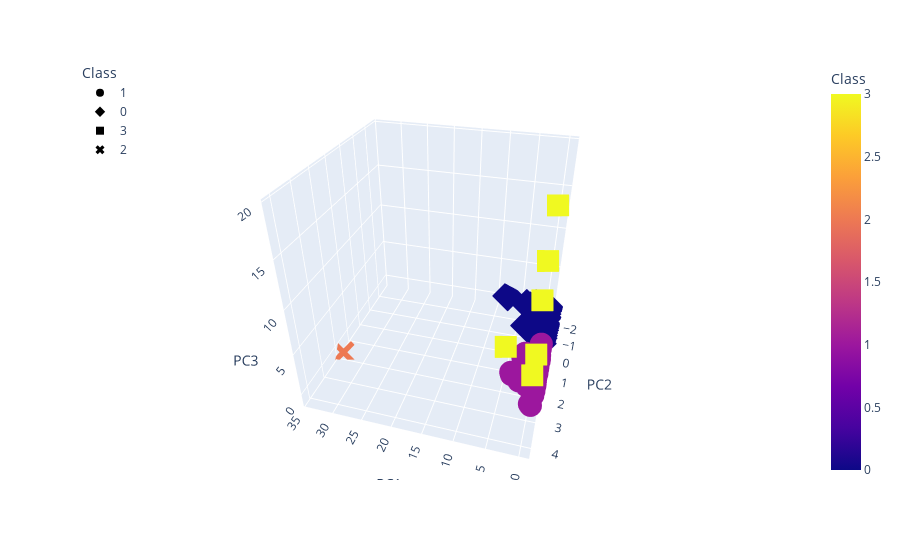

Notebook code for this chart:
### Markdown cell above
### Visualizing Results

#### 3D-Scatter with Clusters

### Code cell
# Create a 3D-Scatter with the PCA data and the clusters
fig = px.scatter_3d(clustered_df, x="PC1", y="PC2", z="PC3", color="Class", symbol="Class", width=800)
fig.update_layout(legend=dict(x=0, y=1))
fig.show()

### Figure 1 — Plotly figure (JSON) as saved in the notebook; plotly's stock layout.template omitted (floating-point values rounded to 4 significant figures; data arrays with more than 128 entries replaced by an {"elided": "..."} marker saying what was removed)
{"data": [{"hovertemplate": "Class=%{marker.color}<br>PC1=%{x}<br>PC2=%{y}<br>PC3=%{z}<extra></extra>", "legendgroup": "1", "marker": {"color": {"elided": "286 int values"}, "coloraxis": "coloraxis", "symbol": "circle"}, "mode": "markers", "name": "1", "scene": "scene", "showlegend": true, "type": "scatter3d", "x": {"elided": "286 float values"}, "y": {"elided": "286 float values"}, "z": {"elided": "286 float values"}}, {"hovertemplate": "Class=%{marker.color}<br>PC1=%{x}<br>PC2=%{y}<br>PC3=%{z}<extra></extra>", "legendgroup": "0", "marker": {"color": {"elided": "239 int values"}, "coloraxis": "coloraxis", "symbol": "diamond"}, "mode": "markers", "name": "0", "scene": "scene", "showlegend": true, "type": "scatter3d", "x": {"elided": "239 float values"}, "y": {"elided": "239 float values"}, "z": {"elided": "239 float values"}}, {"hovertemplate": "Class=%{marker.color}<br>PC1=%{x}<br>PC2=%{y}<br>PC3=%{z}<extra></extra>", "legendgroup": "3", "marker": {"color": [3, 3, 3, 3, 3, 3], "coloraxis": "coloraxis", "symbol": "square"}, "mode": "markers", "name": "3", "scene": "scene", "showlegend": true, "type": "scatter3d", "x": [4.4, -0.1913, -0.348, -0.3761, -0.4112, -0.338], "y": [2.632, 3.187, 3.586, 3.569, 2.234, 4.163], "z": [5.953, 12.75, 17.05, 8.171, 19.58, 7.542]}, {"hovertemplate": "Class=%{marker.color}<br>PC1=%{x}<br>PC2=%{y}<br>PC3=%{z}<extra></extra>", "legendgroup": "2", "marker": {"color": [2], "coloraxis": "coloraxis", "symbol": "x"}, "mode": "markers", "name": "2", "scene": "scene", "showlegend": true, "type": "scatter3d", "x": [34.09], "y": [1.865], "z": [-0.9661]}], "layout": {"autosize": true, "coloraxis": {"colorbar": {"title": {"text": "Class"}}, "colorscale": [[0, "#0d0887"], [0.1111, "#46039f"], [0.2222, "#7201a8"], [0.3333, "#9c179e"], [0.4444, "#bd3786"], [0.5556, "#d8576b"], [0.6667, "#ed7953"], [0.7778, "#fb9f3a"], [0.8889, "#fdca26"], [1, "#f0f921"]]}, "legend": {"title": {"text": "Class"}, "tracegroupgap": 0, "x": 0, "y": 1}, "margin": {"t": 60}, "scene": {"aspectmode": "auto", "aspectratio": {"x": 1, "y": 1, "z": 1}, "camera": {"center": {"x": 0, "y": 0, "z": 0}, "eye": {"x": -0.53, "y": 1.85, "z": 1.216}, "projection": {"type": "perspective"}, "up": {"x": 0, "y": 0, "z": 1}}, "domain": {"x": [0, 1], "y": [0, 1]}, "xaxis": {"title": {"text": "PC1"}, "type": "linear"}, "yaxis": {"title": {"text": "PC2"}, "type": "linear"}, "zaxis": {"title": {"text": "PC3"}, "type": "linear"}}}}
